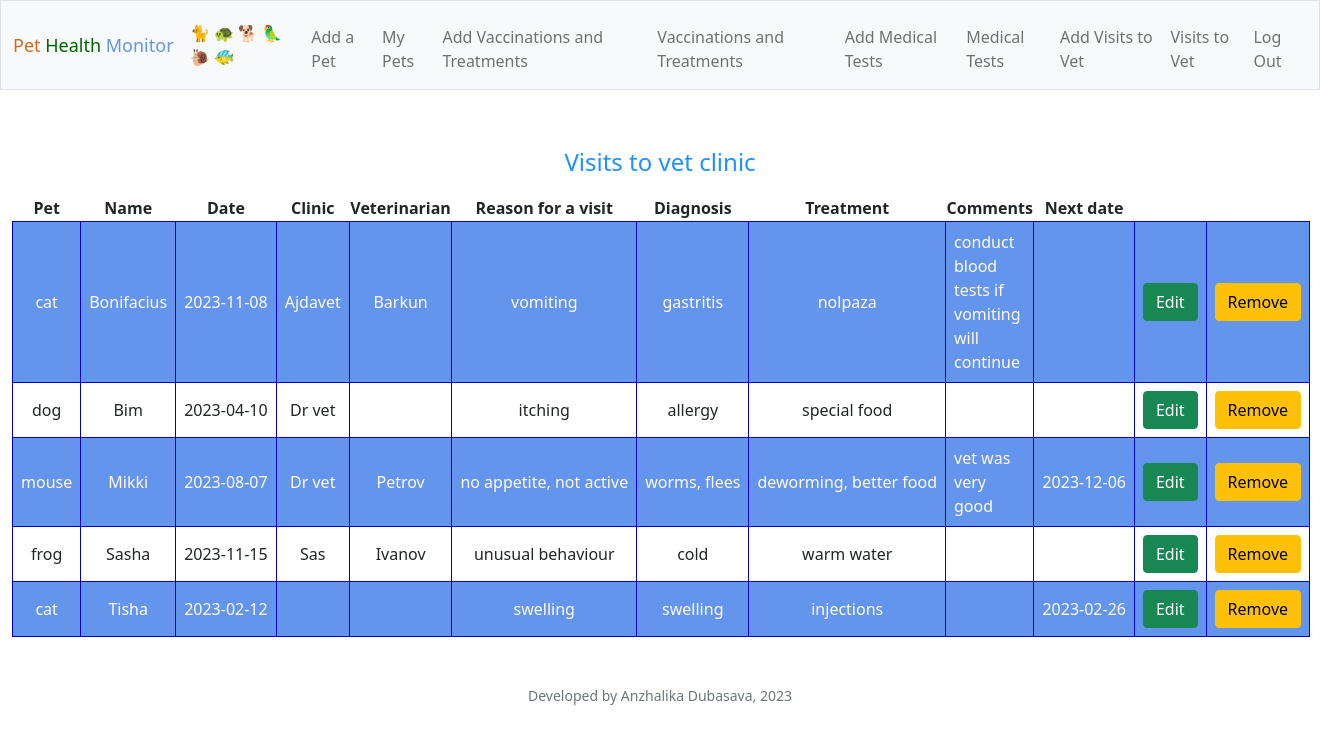
Screenshot of /history (signed in) with the database file from the repository.
### tables this page shows
CREATE TABLE visits (user_id INTEGER, pet_id INTEGER, id INTEGER PRIMARY KEY AUTOINCREMENT, date_of_visit DATE, clinic TEXT, veterinarian TEXT, reason TEXT, diagnosis TEXT, treatment TEXT, comments TEXT, date_next DATE, FOREIGN KEY(user_id) REFERENCES users(id), FOREIGN KEY(pet_id) REFERENCES pets(pet_id));

CREATE TABLE pets (user_id INTEGER, pet_id INTEGER PRIMARY KEY AUTOINCREMENT NOT NULL, type TEXT NOT NULL, name TEXT NOT NULL, date_of_birth DATE, FOREIGN KEY(user_id) REFERENCES users(id));

### app.py (the view)
@app.route("/history", methods=["GET", "POST"])
@login_required
def history():
    visits = db.execute(
        "SELECT * FROM visits WHERE user_id = ?",
        session["user_id"],
    )
    if len(visits) < 1:
        info = "No visits yet! Start from adding a visit!"
        return render_template("add_history.html", info=info)
    pets = db.execute(
        "SELECT pets.user_id AS user_id, pets.pet_id AS pet_id, pets.type AS type, pets.name AS name, visits.id AS visit_id, date_of_visit, clinic, veterinarian, reason, diagnosis, treatment, comments, date_next FROM pets JOIN visits on visits.pet_id = pets.pet_id WHERE pets.user_id = ? ORDER BY pets.pet_id ASC, date_of_visit DESC",
        session["user_id"],
    )
    if request.method == "POST":
        return render_template("history.html", pets=pets)
    return render_template("history.html", pets=pets)

### app.py (called while the page is built)
@app.after_request
def after_request(response):
    response.headers["Cache-Control"] = "no-cache, no-store, must-revalidate"
    response.headers["Expires"] = 0
    response.headers["Pragma"] = "no-cache"
    return response

### helpers.py (called while the page is built)
def login_required(f):
    @wraps(f)
    def decorated_function(*args, **kwargs):
        if session.get("user_id") is None:
            return redirect("/login")
        return f(*args, **kwargs)
    return decorated_function

### templates/history.html (shortened to what this page needs)
{% extends "layout.html" %}
{% block main %}
<h4>Visits to vet clinic</h4>
<table>
    <thead>
        <tr>
            <th>Pet</th>
            <th>Name</th>
            <th>Date</th>
            <th>Clinic</th>
            <th>Veterinarian</th>
            <th>Reason for a visit</th>
            <th>Diagnosis</th>
            <th>Treatment</th>
            <th>Comments</th>
            <th>Next date</th>
        </tr>
    </thead>
    <tbody>
        {% for pet in pets %}
        <tr id="abc">
            <td>{{ pet.type }}</td>
            <td>{{ pet.name }}</td>
            <td>{{ pet.date_of_visit }}</td>
            <td>{{ pet.clinic }}</td>
            <td>{{ pet.veterinarian }}</td>
            <td>{{ pet.reason }}</td>
            <td>{{ pet.diagnosis }}</td>
            <td>{{ pet.treatment }}</td>
            <td data-rel="comments">{{ pet.comments }}</td>
            <td>{{ pet.date_next }}</td>
            <td>
                <form action="/edit_history" method="post">
                    <button class="btn btn-success" type="submit">Edit</button>
                </form>
            </td>
            <td>
                <form action="/remove_history" method="post" onsubmit="return confirm('Are you sure you wish to delete? You can\'t undo this action!');">
                    <button class="btn btn-warning" type="submit">Remove</button>
                </form>
            </td>
        </tr>
        {% endfor %}
    </tbody>
</table>
{% endblock %}

### static/style.css (style rules this page uses)
table { margin: auto; white-space: nowrap; }
table tr td[data-rel='comments'] { text-align: left; white-space: normal; width: 250px; }
td { border: 0.5px solid #0000CD; padding: 8px; }
h4 { padding: 10px; color: #1E90FF; }
#abc:nth-child(odd) { background-color : #6495ED; color: #FFFAFA; border: 0.5px solid #6495ED; }
#abc:nth-child(even) { border: 0.5px solid #6495ED; }

### rows the page displays
visits: type "cat", name "Bonifacius", date_of_visit "2023-11-08", clinic "Ajdavet", veterinarian "Barkun", reason "vomiting", diagnosis "gastritis", treatment "nolpaza", comments "conduct blood tests if vomiting will continue"
visits: type "dog", name "Bim", date_of_visit "2023-04-10", clinic "Dr vet", reason "itching", diagnosis "allergy", treatment "special food"
visits: type "mouse", name "Mikki", date_of_visit "2023-08-07", clinic "Dr vet", veterinarian "Petrov", reason "no appetite, not active", diagnosis "worms, flees", treatment "deworming, better food", comments "vet was very good", date_next "2023-12-06"
visits: type "frog", name "Sasha", date_of_visit "2023-11-15", clinic "Sas", veterinarian "Ivanov", reason "unusual behaviour", diagnosis "cold", treatment "warm water"
visits: type "cat", name "Tisha", date_of_visit "2023-02-12", reason "swelling", diagnosis "swelling", treatment "injections", date_next "2023-02-26"
